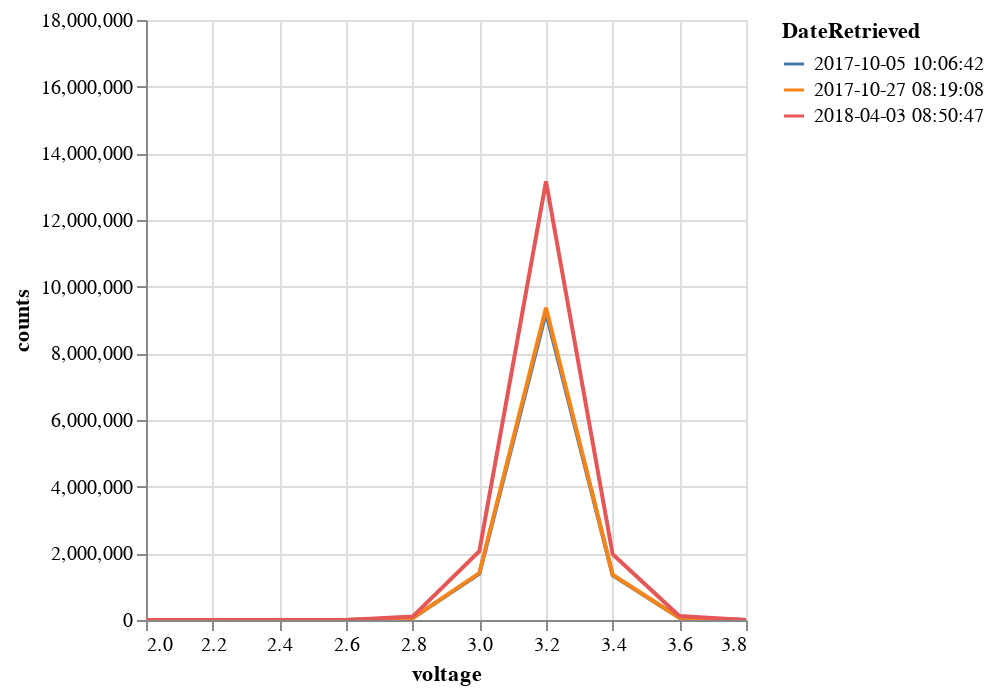

Notebook cell for this chart:
### Markdown cell above
***visualize_mod_time*** uses the build_module_average_df output to visualize the distribution of time spent at each voltage in the voltage range for a given module. For example, running this function with the input of bus 1 and module 1 will return a graph with 12 plotted lines, one for each individual date in bus one, where the x axis is voltage and the y axis is time in seconds. A dropdown menu is available on the graph to select a specific date. The selected date will remain in color while the other dates will be rendered gray. The axes are also scalable by clicking and dragging and using your mouse scroll.

### Code cell
alfred.visualize_mod_time(directory, 'bus_0039142903b40233500710/', 1)

### Figure 1 — Vega-Lite specification as saved in the notebook (floating-point values rounded to 4 significant figures)
{"config": {"view": {"continuousWidth": 300, "continuousHeight": 300}}, "data": {"name": "data-d33ffb2ca7c0f4e28d4512b19657b223"}, "mark": {"type": "line"}, "encoding": {"color": {"condition": {"param": " ", "field": "DateRetrieved", "type": "nominal"}, "value": "lightgray"}, "tooltip": {"field": "Name", "type": "nominal"}, "x": {"field": "voltage", "type": "quantitative"}, "y": {"field": "counts", "type": "quantitative"}}, "params": [{"name": "param_1", "select": {"type": "interval"}, "bind": "scales"}, {"name": " ", "select": {"type": "point", "fields": ["DateRetrieved"]}, "bind": {"input": "select", "options": ["2017-10-05 10:06:42", "2017-10-27 08:19:08", "2018-04-03 08:50:47"]}}], "$schema": "https://vega.github.io/schema/vega-lite/v5.16.3.json", "datasets": {"data-d33ffb2ca7c0f4e28d4512b19657b223": [{"index": 0, "DateRetrieved": "2017-10-05 10:06:42", "voltage": "< 2.0", "counts": 0.0}, {"index": 1, "DateRetrieved": "2017-10-27 08:19:08", "voltage": "< 2.0", "counts": 0.0}, {"index": 2, "DateRetrieved": "2018-04-03 08:50:47", "voltage": "< 2.0", "counts": 0.0}, {"index": 3, "DateRetrieved": "2017-10-05 10:06:42", "voltage": "2", "counts": 0.0}, {"index": 4, "DateRetrieved": "2017-10-27 08:19:08", "voltage": "2", "counts": 0.0}, {"index": 5, "DateRetrieved": "2018-04-03 08:50:47", "voltage": "2", "counts": 0.0}, {"index": 6, "DateRetrieved": "2017-10-05 10:06:42", "voltage": "2.2", "counts": 0.0}, {"index": 7, "DateRetrieved": "2017-10-27 08:19:08", "voltage": "2.2", "counts": 0.0}, {"index": 8, "DateRetrieved": "2018-04-03 08:50:47", "voltage": "2.2", "counts": 0.0}, {"index": 9, "DateRetrieved": "2017-10-05 10:06:42", "voltage": "2.4", "counts": 0.0}, {"index": 10, "DateRetrieved": "2017-10-27 08:19:08", "voltage": "2.4", "counts": 0.0}, {"index": 11, "DateRetrieved": "2018-04-03 08:50:47", "voltage": "2.4", "counts": 0.0}, {"index": 12, "DateRetrieved": "2017-10-05 10:06:42", "voltage": "2.6", "counts": 15.83}, {"index": 13, "DateRetrieved": "2017-10-27 08:19:08", "voltage": "2.6", "counts": 15.83}, {"index": 14, "DateRetrieved": "2018-04-03 08:50:47", "voltage": "2.6", "counts": 294.7}, {"index": 15, "DateRetrieved": "2017-10-05 10:06:42", "voltage": "2.8", "counts": 57950.0}, {"index": 16, "DateRetrieved": "2017-10-27 08:19:08", "voltage": "2.8", "counts": 58500.0}, {"index": 17, "DateRetrieved": "2018-04-03 08:50:47", "voltage": "2.8", "counts": 103200.0}, {"index": 18, "DateRetrieved": "2017-10-05 10:06:42", "voltage": "3", "counts": 1391000.0}, {"index": 19, "DateRetrieved": "2017-10-27 08:19:08", "voltage": "3", "counts": 1406000.0}, {"index": 20, "DateRetrieved": "2018-04-03 08:50:47", "voltage": "3", "counts": 2065000.0}, {"index": 21, "DateRetrieved": "2017-10-05 10:06:42", "voltage": "3.2", "counts": 9228000.0}, {"index": 22, "DateRetrieved": "2017-10-27 08:19:08", "voltage": "3.2", "counts": 9369000.0}, {"index": 23, "DateRetrieved": "2018-04-03 08:50:47", "voltage": "3.2", "counts": 13160000.0}, {"index": 24, "DateRetrieved": "2017-10-05 10:06:42", "voltage": "3.4", "counts": 1341000.0}, {"index": 25, "DateRetrieved": "2017-10-27 08:19:08", "voltage": "3.4", "counts": 1357000.0}, {"index": 26, "DateRetrieved": "2018-04-03 08:50:47", "voltage": "3.4", "counts": 1972000.0}, {"index": 27, "DateRetrieved": "2017-10-05 10:06:42", "voltage": "3.6", "counts": 66760.0}, {"index": 28, "DateRetrieved": "2017-10-27 08:19:08", "voltage": "3.6", "counts": 67730.0}, {"index": 29, "DateRetrieved": "2018-04-03 08:50:47", "voltage": "3.6", "counts": 118900.0}, {"index": 30, "DateRetrieved": "2017-10-05 10:06:42", "voltage": "3.8", "counts": 0.0}, {"index": 31, "DateRetrieved": "2017-10-27 08:19:08", "voltage": "3.8", "counts": 0.0}, {"index": 32, "DateRetrieved": "2018-04-03 08:50:47", "voltage": "3.8", "counts": 0.9167}, {"index": 33, "DateRetrieved": "2017-10-05 10:06:42", "voltage": ">= 4.0", "counts": 0.0}, {"index": 34, "DateRetrieved": "2017-10-27 08:19:08", "voltage": ">= 4.0", "counts": 0.0}, {"index": 35, "DateRetrieved": "2018-04-03 08:50:47", "voltage": ">= 4.0", "counts": 0.0}, {"index": 36, "DateRetrieved": "2017-10-05 10:06:42", "voltage": "TOTAL", "counts": 12080000.0}, {"index": 37, "DateRetrieved": "2017-10-27 08:19:08", "voltage": "TOTAL", "counts": 12260000.0}, {"index": 38, "DateRetrieved": "2018-04-03 08:50:47", "voltage": "TOTAL", "counts": 17420000.0}]}}
